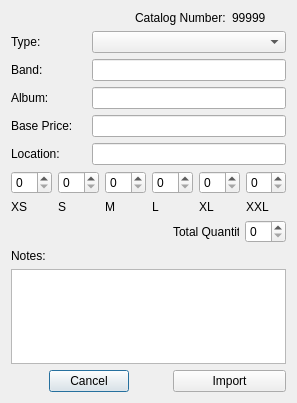
<?xml version="1.0" encoding="UTF-8"?>
<ui version="4.0">
 <class>Import</class>
 <widget class="QDialog" name="Import">
  <property name="enabled">
   <bool>true</bool>
  </property>
  <property name="geometry">
   <rect>
    <x>0</x>
    <y>0</y>
    <width>297</width>
    <height>403</height>
   </rect>
  </property>
  <property name="minimumSize">
   <size>
    <width>297</width>
    <height>403</height>
   </size>
  </property>
  <property name="maximumSize">
   <size>
    <width>297</width>
    <height>403</height>
   </size>
  </property>
  <property name="windowTitle">
   <string>Demented - Import</string>
  </property>
  <layout class="QGridLayout" name="gridLayout">
   <item row="0" column="3" colspan="2">
    <layout class="QHBoxLayout" name="horizontalLayout">
     <item>
      <widget class="QLabel" name="label">
       <property name="text">
        <string>Catalog Number:</string>
       </property>
      </widget>
     </item>
     <item>
      <widget class="QLabel" name="label_catNum">
       <property name="text">
        <string>99999</string>
       </property>
      </widget>
     </item>
    </layout>
   </item>
   <item row="1" column="0">
    <widget class="QLabel" name="label_2">
     <property name="text">
      <string>Type:</string>
     </property>
    </widget>
   </item>
   <item row="2" column="0">
    <widget class="QLabel" name="label_3">
     <property name="text">
      <string>Band:</string>
     </property>
    </widget>
   </item>
   <item row="2" column="2" colspan="3">
    <widget class="QLineEdit" name="lineEdit_band"/>
   </item>
   <item row="3" column="0" colspan="2">
    <widget class="QLabel" name="label_4">
     <property name="text">
      <string>Album:</string>
     </property>
    </widget>
   </item>
   <item row="3" column="2" colspan="3">
    <widget class="QLineEdit" name="lineEdit_album"/>
   </item>
   <item row="4" column="0" colspan="2">
    <widget class="QLabel" name="label_5">
     <property name="text">
      <string>Base Price:</string>
     </property>
    </widget>
   </item>
   <item row="4" column="2" colspan="3">
    <widget class="QLineEdit" name="lineEdit_basePrice"/>
   </item>
   <item row="5" column="0" colspan="2">
    <widget class="QLabel" name="label_6">
     <property name="text">
      <string>Location:</string>
     </property>
    </widget>
   </item>
   <item row="5" column="2" colspan="3">
    <widget class="QLineEdit" name="lineEdit_Location"/>
   </item>
   <item row="6" column="0" colspan="5">
    <layout class="QHBoxLayout" name="horizontalLayout_3">
     <item>
      <layout class="QVBoxLayout" name="verticalLayout">
       <item>
        <widget class="QSpinBox" name="spinBox_XS"/>
       </item>
       <item>
        <widget class="QLabel" name="label_8">
         <property name="text">
          <string>XS</string>
         </property>
        </widget>
       </item>
      </layout>
     </item>
     <item>
      <layout class="QVBoxLayout" name="verticalLayout_2">
       <item>
        <widget class="QSpinBox" name="spinBox_S"/>
       </item>
       <item>
        <widget class="QLabel" name="label_9">
         <property name="text">
          <string>S</string>
         </property>
        </widget>
       </item>
      </layout>
     </item>
     <item>
      <layout class="QVBoxLayout" name="verticalLayout_3">
       <item>
        <widget class="QSpinBox" name="spinBox_M"/>
       </item>
       <item>
        <widget class="QLabel" name="label_10">
         <property name="text">
          <string>M</string>
         </property>
        </widget>
       </item>
      </layout>
     </item>
     <item>
      <layout class="QVBoxLayout" name="verticalLayout_8">
       <item>
        <widget class="QSpinBox" name="spinBox_L"/>
       </item>
       <item>
        <widget class="QLabel" name="label_11">
         <property name="text">
          <string>L</string>
         </property>
        </widget>
       </item>
      </layout>
     </item>
     <item>
      <layout class="QVBoxLayout" name="verticalLayout_4">
       <item>
        <widget class="QSpinBox" name="spinBox_XL"/>
       </item>
       <item>
        <widget class="QLabel" name="label_12">
         <property name="text">
          <string>XL</string>
         </property>
        </widget>
       </item>
      </layout>
     </item>
     <item>
      <layout class="QVBoxLayout" name="verticalLayout_5">
       <item>
        <layout class="QVBoxLayout" name="verticalLayout_6">
         <item>
          <widget class="QSpinBox" name="spinBox_XXL"/>
         </item>
         <item>
          <widget class="QLabel" name="label_13">
           <property name="text">
            <string>XXL</string>
           </property>
          </widget>
         </item>
        </layout>
       </item>
      </layout>
     </item>
    </layout>
   </item>
   <item row="7" column="4">
    <layout class="QHBoxLayout" name="horizontalLayout_2">
     <item>
      <widget class="QLabel" name="label_14">
       <property name="text">
        <string>Total Quantity:</string>
       </property>
      </widget>
     </item>
     <item>
      <widget class="QSpinBox" name="spinBox_TQ"/>
     </item>
    </layout>
   </item>
   <item row="8" column="0" colspan="2">
    <widget class="QLabel" name="label_7">
     <property name="text">
      <string>Notes:</string>
     </property>
    </widget>
   </item>
   <item row="9" column="0" colspan="5">
    <widget class="QTextEdit" name="textEdit_Notes"/>
   </item>
   <item row="10" column="1" colspan="2">
    <widget class="QPushButton" name="pushButton_cancel">
     <property name="text">
      <string>Cancel</string>
     </property>
    </widget>
   </item>
   <item row="10" column="4">
    <widget class="QPushButton" name="pushButton_import">
     <property name="text">
      <string>Import</string>
     </property>
    </widget>
   </item>
   <item row="1" column="2" colspan="3">
    <widget class="QComboBox" name="comboBox_Type"/>
   </item>
  </layout>
  <zorder>label_2</zorder>
  <zorder>label_3</zorder>
  <zorder>label_4</zorder>
  <zorder>label_5</zorder>
  <zorder>label_6</zorder>
  <zorder>lineEdit_band</zorder>
  <zorder>lineEdit_album</zorder>
  <zorder>label_7</zorder>
  <zorder>textEdit_Notes</zorder>
  <zorder>comboBox_Type</zorder>
  <zorder>lineEdit_basePrice</zorder>
  <zorder>lineEdit_Location</zorder>
  <zorder></zorder>
  <zorder></zorder>
  <zorder>pushButton_cancel</zorder>
  <zorder>pushButton_import</zorder>
 </widget>
 <resources/>
 <connections/>
</ui>
